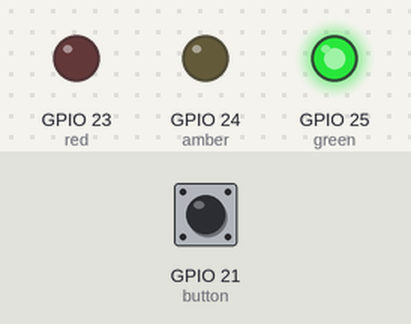
Bench run of a program on a simulated Raspberry Pi (BCM pin numbers). Parts: output pins drawn as LEDs (lit = HIGH). The test bench sets the inputs (shaded band); at power-on: GPIO 21 (button) HIGH. The clock reads 2024-03-15 10:24:30 at power-on unless the program sets it.

Above: at 1.2 s.
1.3 s: GPIO 21 (button) pulled LOW for 0.15 s
At 2.3 s:
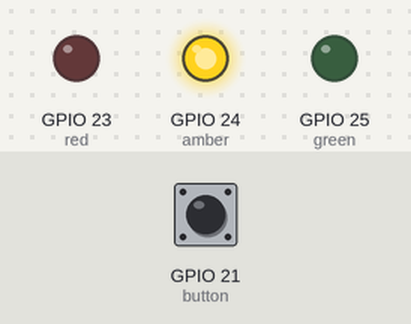
At 2.7 s:
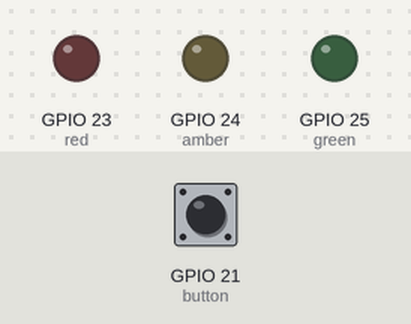
4.4 s: GPIO 21 (button) pulled LOW for 1 s
At 13.5 s:
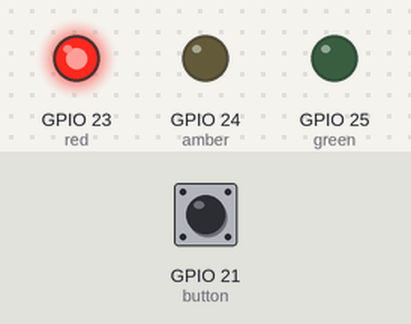
Timing chart, 0 to 14.4 s (numbered marks = the images above; inputs shaded):
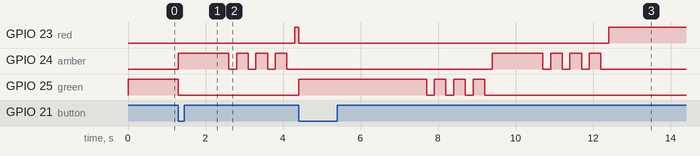

Measured:
- after the input at 1.3 s, GPIO 23 (red): LOW → HIGH after 3.0 s; GPIO 24 (amber): LOW → HIGH at once, then repeats every 0.50 s: LOW 0.20 s, HIGH 0.30 s
- after the input at 4.4 s, GPIO 24 (amber): LOW → HIGH after 5.0 s, then repeats every 0.50 s: LOW 0.20 s, HIGH 0.30 s, until it stays LOW from 12.2 s
- by itself, GPIO 25 (green): repeats every 0.50 s: LOW 0.20 s, HIGH 0.30 s, until it stays LOW from 9.2 s

The program:

traffic_lights.py
```python
from gpiozero import TrafficLights, Button
from time import sleep, time

# 버튼과 신호등 초기화
button = Button(21)              # GPIO 핀 21에 연결된 버튼을 설정
tr = TrafficLights(23, 24, 25)   # GPIO 핀 23, 24, 25에 각각 초록, 노랑, 빨강 신호등을 설정

# 신호등 및 관련 타이밍 설정
lights = [tr.green, tr.amber, tr.red]  # 초록, 노랑, 빨강 순서의 신호등 리스트
durations = [5, 3, 10]   # 각 신호등이 켜져 있을 시간 (초)

light_no = 0   # 현재 신호등 인덱스
signal_no = 0  # 신호 변경 카운터

# 신호를 변경하는 함수
def change_signal():
    global light_no, signal_no
    signal_no += 1  # 신호 변경 카운터 증가
    light_no += 1   # 다음 신호등으로 이동
pass

# 버튼이 눌렸을 때 change_signal 함수가 실행되도록 설정
button.when_pressed = change_signal

# 무한 루프 시작
while True:
   # 모든 신호등을 꺼둠
   for light in lights:
      light.off()
   pass

   # 신호등 인덱스가 리스트 범위를 넘지 않도록 조정
   light_no = light_no % len(lights)
   curr_signal_no = signal_no         # 현재 신호 번호 저장

   light = lights[light_no]           # 현재 켜야 할 신호등 선택
   duration = durations[light_no]     # 현재 신호등이 켜질 시간 설정

   start_time = time()  # 신호등 시작 시간을 기록
   elapsed = 0          # 경과 시간 초기화

   # 현재 신호가 유효하고, 경과 시간이 지정된 시간을 넘지 않을 때까지 신호등 깜빡임
   while curr_signal_no == signal_no and elapsed < duration:
      if duration - elapsed <= 2 and int((duration - elapsed)/0.25)%2 == 0 :
         # 남은 시간이 1초 이내일 때 신호등 점멸
         light.off()
      else:
         light.on() # 신호등 켜기
      pass

      sleep(0.1)  # 짧은 지연 시간 설정
      elapsed = time() - start_time  # 경과 시간 업데이트
   pass

   # 신호 번호가 변경되지 않았으면 다음 신호등으로 이동
   if curr_signal_no == signal_no:
      light_no += 1
   pass
pass
```
